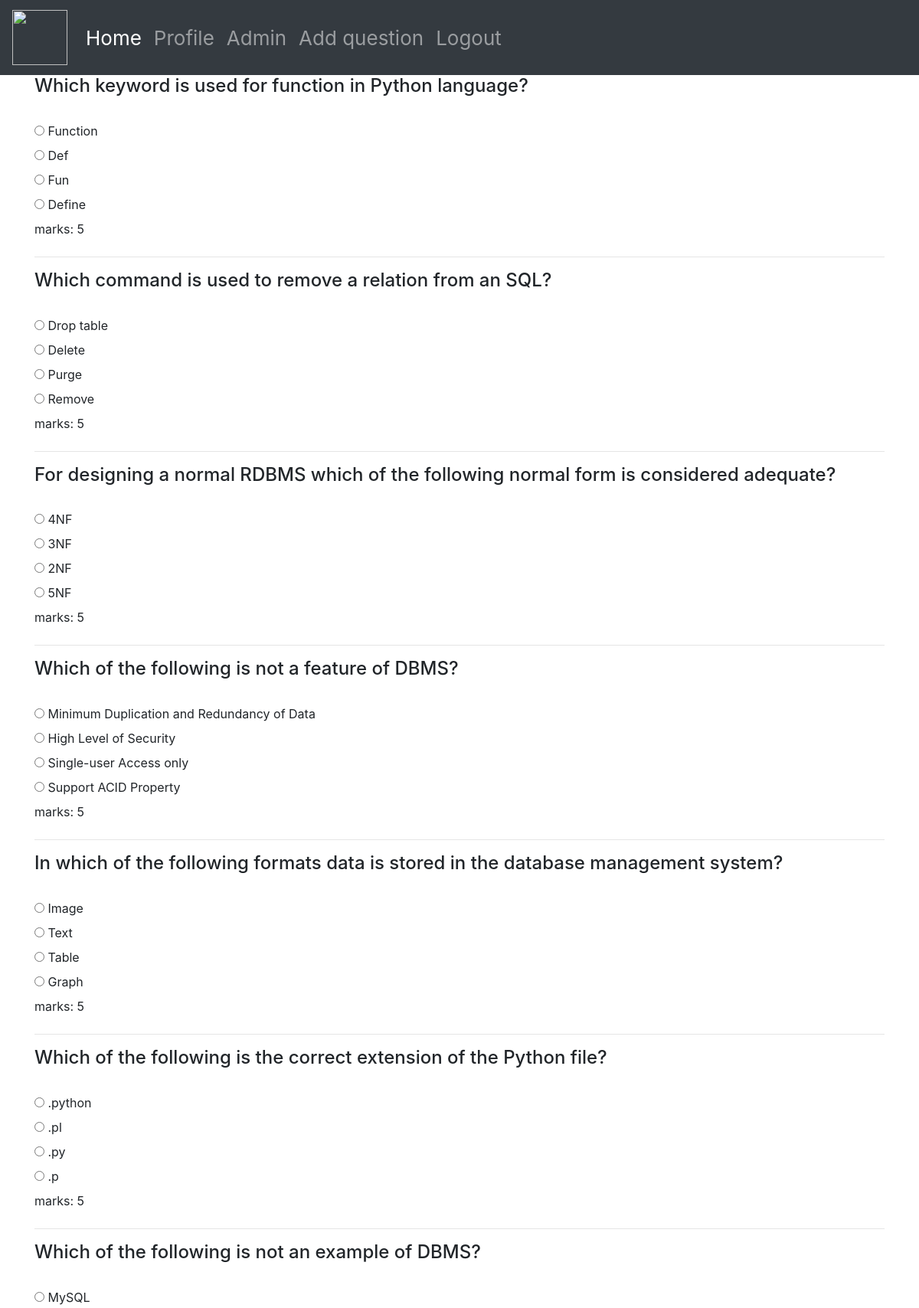
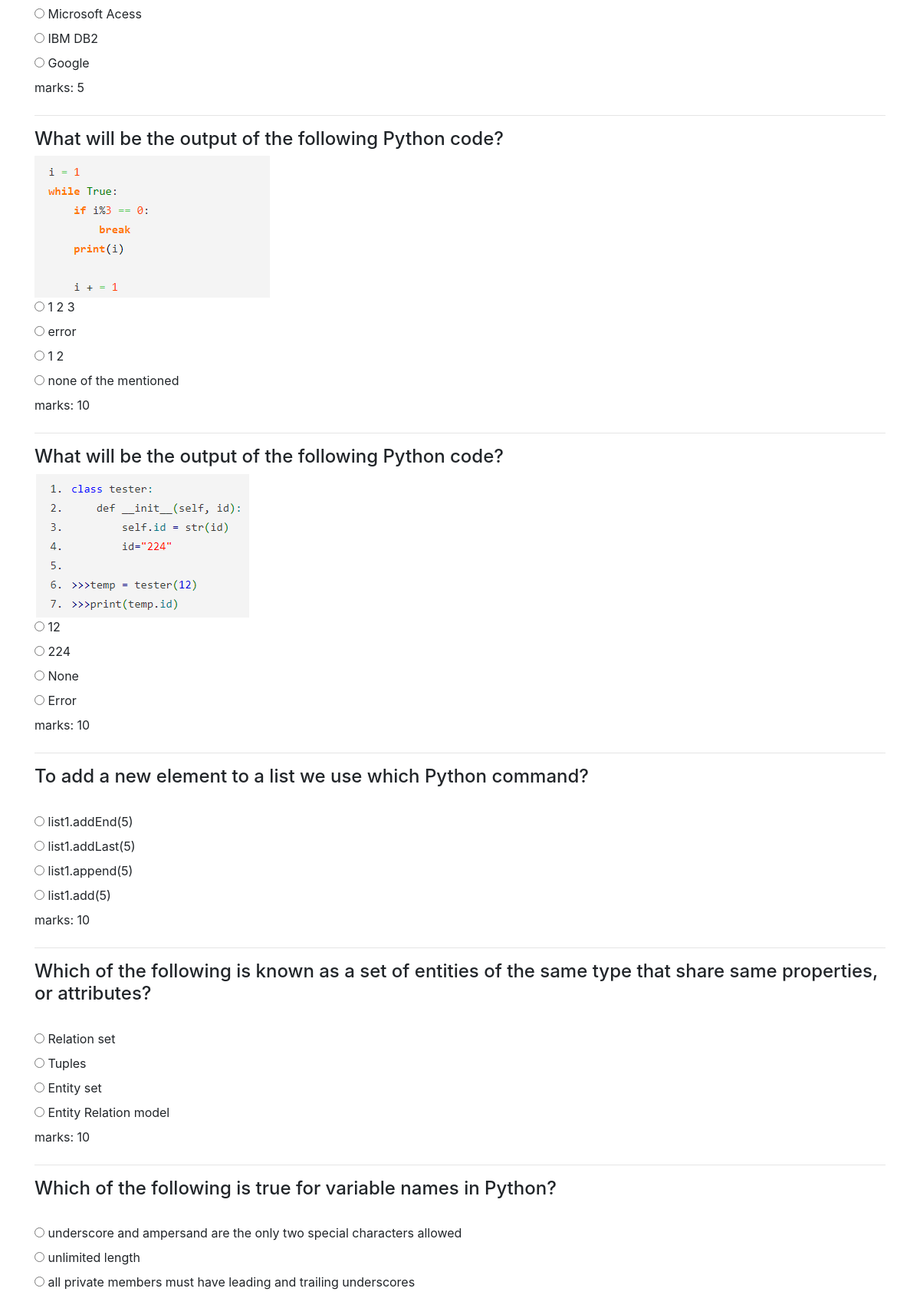
The app's page /randompage (signed in, upper part) with its own data (2 pictures, top to bottom).
### home/models.py (models this page shows, shortened)
class QuesModel(models.Model):
    question = models.CharField(max_length=400,null=True)
    desc = models.ImageField(null=True,blank=True,upload_to="images/")
    category = models.CharField(max_length=200,null=True)
    marks = models.IntegerField(default=0)
    op1 = models.CharField(max_length=200,null=True)
    op2 = models.CharField(max_length=200,null=True)
    op3 = models.CharField(max_length=200,null=True)
    op4 = models.CharField(max_length=200,null=True)
    ans = models.CharField(max_length=200,null=True)
    explaination = models.CharField(max_length=400,null=True,default="")
    subject = models.CharField(max_length=200,default="")

### home/views.py (the view, shortened to what this page needs)
# urls.py: path('randompage', views.randompage, name="randompage"),
def randompage(request):
    if request.user.is_anonymous:
        return redirect("/login")
    questions_basic = QuesModel.objects.filter(category="basic", marks="5")
    questions_basic = list(questions_basic)
    basic_1 = random.randint(0,len(questions_basic)-1)
    question_basic_1 = questions_basic[basic_1]
    questions_basic.pop(basic_1)
    basic_2 = random.randint(0,len(questions_basic)-1)
    question_basic_2 = questions_basic[basic_2]
    questions_basic.pop(basic_2)
    basic_3 = random.randint(0,len(questions_basic)-1)
    question_basic_3 = questions_basic[basic_3]
    questions_basic.pop(basic_3)
    basic_4 = random.randint(0,len(questions_basic)-1)
    question_basic_4 = questions_basic[basic_4]
    questions_basic.pop(basic_4)
    basic_5 = random.randint(0,len(questions_basic)-1)
    question_basic_5 = questions_basic[basic_5]
    questions_basic.pop(basic_5)
    basic_6 = random.randint(0,len(questions_basic)-1)
    question_basic_6 = questions_basic[basic_6]
    questions_basic.pop(basic_6)
    basic_7 = random.randint(0,len(questions_basic)-1)
    question_basic_7 = questions_basic[basic_7]
    questions_basic.pop(basic_7)
    questions_basic_new = [question_basic_1, question_basic_2, question_basic_3, question_basic_4, question_basic_5, question_basic_6, question_basic_7]
    questions_intermediate = QuesModel.objects.filter(category="intermediate", marks="10")
    questions_intermediate = list(questions_intermediate)
    intermediate_1 = random.randint(0,len(questions_intermediate)-1)
    question_intermediate_1 = questions_intermediate[intermediate_1]
    questions_intermediate.pop(intermediate_1)
    intermediate_2 = random.randint(0,len(questions_intermediate)-1)
    question_intermediate_2 = questions_intermediate[intermediate_2]
    questions_intermediate.pop(intermediate_2)
    intermediate_3 = random.randint(0,len(questions_intermediate)-1)
    question_intermediate_3 = questions_intermediate[intermediate_3]
    questions_intermediate.pop(intermediate_3)
    intermediate_4 = random.randint(0,len(questions_intermediate)-1)
    question_intermediate_4 = questions_intermediate[intermediate_4]
    questions_intermediate.pop(intermediate_4)
    intermediate_5 = random.randint(0,len(questions_intermediate)-1)
    question_intermediate_5 = questions_intermediate[intermediate_5]
    questions_intermediate.pop(intermediate_5)
    questions_intermediate_new = [question_intermediate_1, question_intermediate_2, question_intermediate_3, question_intermediate_4, question_intermediate_5]
    questions_advance = QuesModel.objects.filter(category="advance", marks="15")
    questions_advance = list(questions_advance)
    advance_1 = random.randint(0,len(questions_advance)-1)
    question_advance_1 = questions_advance[advance_1]
    questions_advance.pop(advance_1)
    advance_2 = random.randint(0,len(questions_advance)-1)
    question_advance_2 = questions_advance[advance_2]
    questions_advance.pop(advance_2)
    advance_3 = random.randint(0,len(questions_advance)-1)
    question_advance_3 = questions_advance[advance_3]
    questions_advance.pop(advance_3)
    questions_advance_new = [question_advance_1, question_advance_2, question_advance_3]
    context={'questions_list_basic':questions_basic_new,
            'questions_list_intermediate':questions_intermediate_new,
            'questions_list_advance':questions_advance_new}
    return render(request, "randompage.html",context)

### templates/randompage.html (shortened to what this page needs)
{% extends 'navbar.html' %}
{% block body %}
<div class="container">
    <form method="post" action="">
        {%for j in questions_list_basic%}
    <h4>{{j.question}}</h4>
    <br>
    <input type="radio" value="{{j.op1}}" name="answer_basic{{forloop.counter}}">
    <label for="answer_basic{{forloop.counter}}">{{j.op1}}</label>
    <br>
    <input type="radio" value="{{j.op2}}" name="answer_basic{{forloop.counter}}">
    <label for="answer_basic{{forloop.counter}}">{{j.op2}}</label>
    <br>
    <input type="radio" value="{{j.op3}}" name="answer_basic{{forloop.counter}}">
    <label for="answer_basic{{forloop.counter}}">{{j.op3}}</label>
    <br>
    <input type="radio" value="{{j.op4}}" name="answer_basic{{forloop.counter}}">
    <label for="answer_basic{{forloop.counter}}">{{j.op4}}</label>
    <br>
    <label>marks: {{j.marks}}</label>
    <hr>
    {%endfor%}
    {%for k in questions_list_intermediate%}
    <h4>{{k.question}}</h4>
    {%if k.desc%}
        <img src="{{k.desc.url}}">
    {%endif%}
    <br>
    <input type="radio" value="{{k.op1}}" name="answer_intermediate{{forloop.counter}}">
    <label for="answer_intermediate{{forloop.counter}}">{{k.op1}}</label>
    <br>
    <input type="radio" value="{{k.op2}}" name="answer_intermediate{{forloop.counter}}">
    <label for="answer_intermediate{{forloop.counter}}">{{k.op2}}</label>
    <br>
    <input type="radio" value="{{k.op3}}" name="answer_intermediate{{forloop.counter}}">
    <label for="answer_intermediate{{forloop.counter}}">{{k.op3}}</label>
    <br>
    <input type="radio" value="{{k.op4}}" name="answer_intermediate{{forloop.counter}}">
    <label for="answer_intermediate{{forloop.counter}}">{{k.op4}}</label>
    <br>
    <label>marks: {{k.marks}}</label>
    <hr>
    {%endfor%}
    {%for l in questions_list_advance%}
    <br>
    <br>
    <br>
    <br>
    <br>
    {%endfor%}
    </form>
    </div>
{% endblock body %}

### records on screen
QuesModel: question "Which keyword is used for function in Python language?", op1 "Function", op2 "Def", op3 "Fun", op4 "Define", marks "5"
QuesModel: question "Which command is used to remove a relation from an SQL?", op1 "Drop table", op2 "Delete", op3 "Purge", op4 "Remove", marks "5"
QuesModel: question "For designing a normal RDBMS which of the following normal form is considered adequate?", op1 "4NF", op2 "3NF", op3 "2NF", op4 "5NF", marks "5"
QuesModel: question "Which of the following is not a feature of DBMS?", op1 "Minimum Duplication and Redundancy of Data", op2 "High Level of Security", op3 "Single-user Access only", op4 "Support ACID Property", marks "5"
QuesModel: question "In which of the following formats data is stored in the database management system?", op1 "Image", op2 "Text", op3 "Table", op4 "Graph", marks "5"
QuesModel: question "Which of the following is the correct extension of the Python file?", op1 ".python", op2 ".pl", op3 ".py", op4 ".p", marks "5"
QuesModel: question "Which of the following is not an example of DBMS?", op1 "MySQL", op2 "Microsoft Acess", op3 "IBM DB2", op4 "Google", marks "5"
QuesModel: question "What will be the output of the following Python code?", desc (picture), op1 "1 2 3", op2 "error", op3 "1 2", op4 "none of the mentioned", marks "10"
QuesModel: question "What will be the output of the following Python code?", desc (picture), op1 "12", op2 "224", op3 "None", op4 "Error", marks "10"
QuesModel: question "To add a new element to a list we use which Python command?", op1 "list1.addEnd(5)", op2 "list1.addLast(5)", op3 "list1.append(5)", op4 "list1.add(5)", marks "10"
QuesModel: question "Which of the following is known as a set of entities of the same type that share same properties, or attributes?", op1 "Relation set", op2 "Tuples", op3 "Entity set", op4 "Entity Relation model", marks "10"
QuesModel: question "Which of the following is true for variable names in Python?", op1 "underscore and ampersand are the only two special characters allowed", op2 "unlimited length", op3 "all private members must have leading and trailing underscores"
